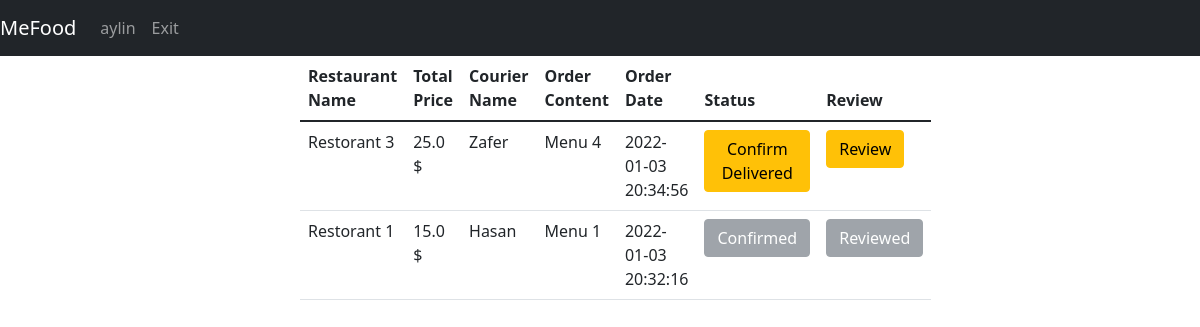
Page /myOrders (signed in) on the committed database.
### tables this page shows
CREATE TABLE restaurant(id INTEGER PRIMARY KEY, restaurantName varchar(30),address varchar(250),lat Text,lng Text,isOpen binary,averageRating REAL);

CREATE TABLE foodOrder(id INTEGER PRIMARY KEY,content TEXT,orderDate Date DEFAULT (datetime('now','localtime')),totalPrice REAL, is_delivered INTEGER DEFAULT(0), is_reviewed INTEGER DEFAULT(0), restaurantId INTEGER, courierID int REFERENCES couriers(id) ON UPDATE CASCADE, userUserName varchar(30) REFERENCES users(username) ON UPDATE CASCADE, FOREIGN KEY(restaurantId) REFERENCES restaurant(id));

CREATE TABLE couriers(id INTEGER PRIMARY KEY,name TEXT,is_available TEXT,lat REAL,lng, orderId int REFERENCES foodOrder(id) ON UPDATE CASCADE);

### app.py (the view)
@app.route("/myOrders", methods=["GET", "POST"])
def myOrders():
    with sqlite3.connect(DATABASE) as database:
        cursor = database.cursor()
    cursor.execute("SELECT foodOrder.totalPrice,foodOrder.orderDate,couriers.name, foodOrder.content, foodOrder.id, foodOrder.is_delivered, restaurant.restaurantName, foodOrder.is_reviewed, restaurant.id "
                   "FROM foodOrder INNER JOIN couriers ON couriers.id = foodOrder.courierID and foodOrder.userUserName=(?) INNER JOIN restaurant ON foodOrder.restaurantId = restaurant.id ORDER BY foodOrder.orderDate DESC", (session["username"],))
    orders = cursor.fetchall()
    return render_template("user/list_user_orders.html", username=session["username"], data=orders)

### templates/user/list_user_orders.html (shortened to what this page needs)
{% extends 'base.html' %}
{% block navbar %}
<nav class="navbar navbar-expand-lg navbar-dark bg-dark">
    <a class="navbar-brand" href="#">MeFood</a>
    <div class="collapse navbar-collapse" id="navbarNav">
        <ul class="navbar-nav">
          <li class="nav-item active"><a class="nav-link" href="/">{{username}}</a></li>
          <li class="nav-item active"><a class="nav-link" href="/exit">Exit</a></li>
        </ul>
    </div>
</nav>
{% endblock %}
{% block body %}
<center>
    <div class="col-md-6">
        <form action="/home" method="POST">
        <table class="table table-hover">
             <thead>
               <tr>
                 <th scope="col">Restaurant Name</th>
                 <th scope="col">Total Price</th>
                 <th scope="col">Courier Name</th>
                 <th scope="col">Order Content</th>
                 <th scope="col">Order Date</th>
                 <th scope="col">Status</th>
                 <th scope="col">Review</th>
               </tr>
             </thead>
             <tbody>
             {%for i in range(data|length)%}
               <tr>
                 <td>{{ data[i][6] }} </td>
                 <td>{{ data[i][0] }} $</td>
                 <td>{{ data[i][2] }}</td>
                 <td>{{ data[i][3] }}</td>
                 <td>{{ data[i][1] }}</td>
                   {% if data[i][5] == 1 %}
                       <td><button class="btn btn-secondary" disabled name="confirmedOrder" value="{{data[i][4]}}">Confirmed</button></td>
                   {% else %}
                       <td><button class="btn btn-warning" name="confirmedOrder" value="{{data[i][4]}}">Confirm Delivered</button></td>
                   {% endif %}
                   {% if data[i][7] == 1 %}
                       <td><button class="btn btn-secondary" disabled name="confirmedOrder" value="{{data[i][4]}}">Reviewed</button></td>
                   {% else %}
                       <td><a href="/reviewRestaurant?restId={{ data[i][8] }}&foodOrderId={{ data[i][4] }}" class="btn btn-warning" name="confirmedOrder" value="{{data[i][4]}}">Review</a></td>
                   {% endif %}
               </tr>
             {%endfor%}
             </tbody>
        </table>
        </form>
    </div>
</center>
{% endblock %}

### rows in the picture
restaurant: restaurantName "Restorant 3"
foodOrder: totalPrice "25.0", content "Menu 4", orderDate "2022-01-03 20:34:56"
couriers: name "Zafer"
restaurant: restaurantName "Restorant 1"
foodOrder: totalPrice "15.0", content "Menu 1", orderDate "2022-01-03 20:32:16"
couriers: name "Hasan"

### other values in the picture
{{ username }} "aylin"
